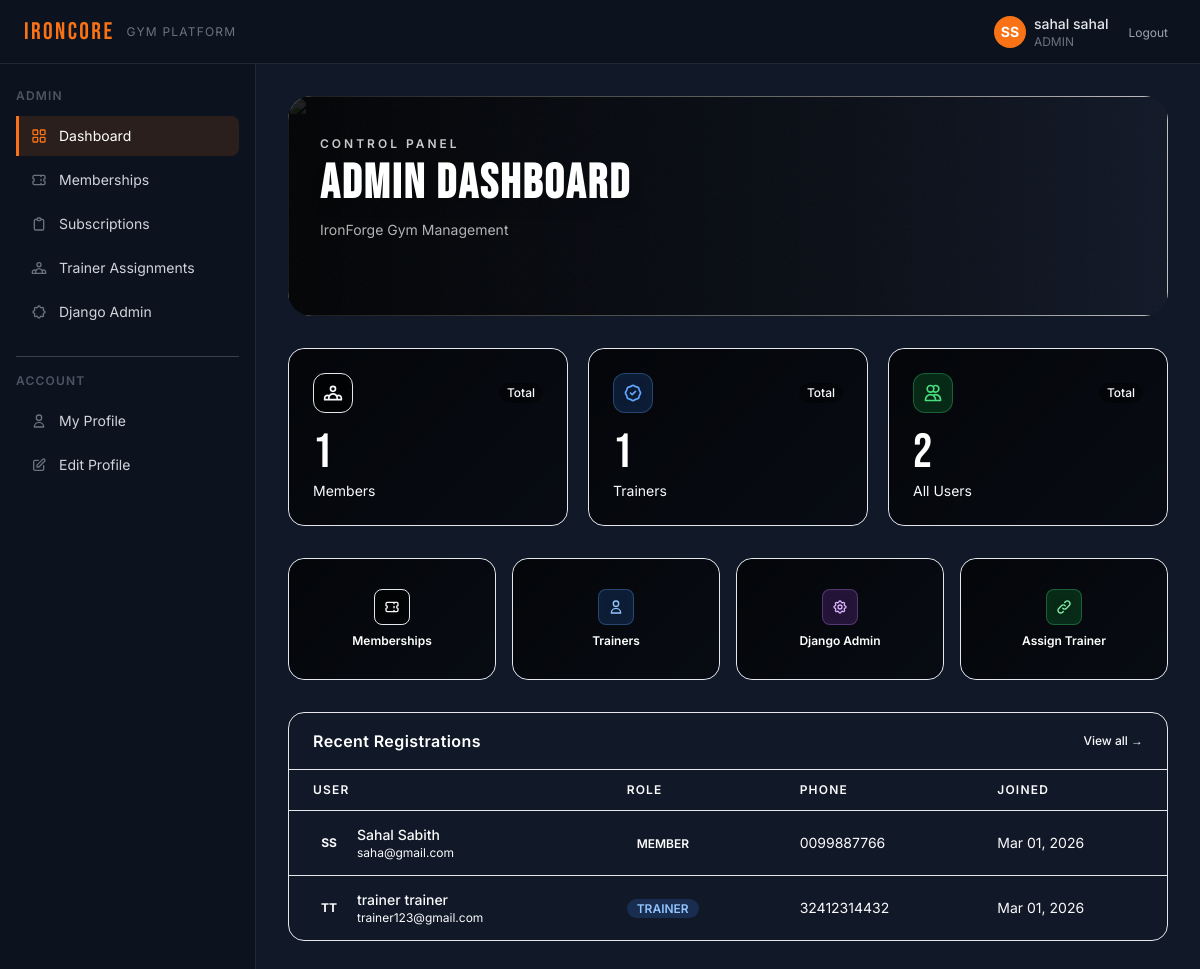
Before: /dashboard/admin/ (signed in) with the older database file.
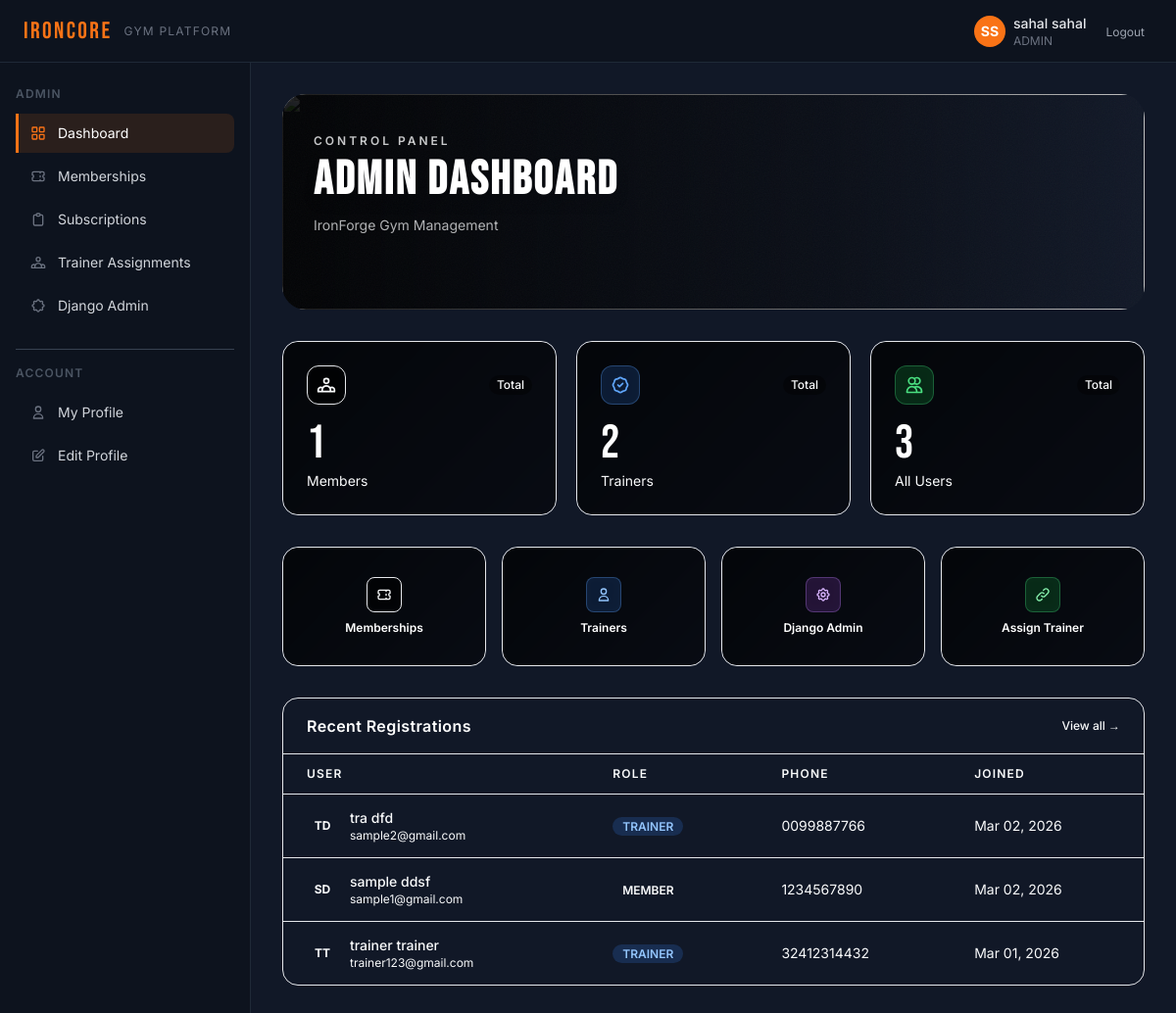
After: the same page with the newer database file.
### accounts/models.py (models this page shows, shortened)
class User(AbstractUser):
    class Role(models.TextChoices):
        ADMIN = 'ADMIN', 'Admin'
        TRAINER = 'TRAINER', 'Trainer'
        MEMBER = 'MEMBER', 'Member'
    email = models.EmailField(unique=True)
    phone_number = models.CharField(max_length=15, blank=True)
    profile_photo = models.ImageField(upload_to='profile_photos/', blank=True, null=True)
    role = models.CharField(max_length=10, choices=Role.choices, default=Role.MEMBER)
    height = models.DecimalField(max_digits=5, decimal_places=2, null=True, blank=True, help_text='Height in cm')
    weight = models.DecimalField(max_digits=5, decimal_places=2, null=True, blank=True, help_text='Weight in kg')
    fitness_goal = models.TextField(blank=True)
    USERNAME_FIELD = 'email'
    REQUIRED_FIELDS = ['username', 'first_name', 'last_name']
    def get_full_name(self):
        return f'{self.first_name} {self.last_name}'.strip() or self.email

### dashboard/views.py (the view)
# urls.py: path('admin/', views.AdminDashboardView.as_view(), name='admin'),
@method_decorator([login_required, admin_required], name='dispatch')
class AdminDashboardView(View):
    template_name = 'dashboard/admin.html'
    def get(self, request):
        context = {
            'total_members': User.objects.filter(role='MEMBER').count(),
            'total_trainers': User.objects.filter(role='TRAINER').count(),
            'recent_users': User.objects.exclude(role='ADMIN').order_by('-date_joined')[:10],
        }
        return render(request, self.template_name, context)

### dashboard/templates/dashboard/admin.html (shortened to what this page needs)
{% extends 'base.html' %}
{% block content %}
<div class="relative rounded-3xl overflow-hidden mb-8 fade-in" style="min-height:220px;">
  <div class="absolute inset-0" style="z-index:2;"></div>
  <div class="relative px-8 py-10" style="z-index:3;">
    <p class="text-iron-400 text-xs uppercase tracking-[0.25em] font-semibold mb-2 opacity-80">Control Panel</p>
    <h1 class="font-display text-5xl tracking-wider text-white font-bold drop-shadow-lg">ADMIN DASHBOARD</h1>
    <p class="text-iron-400 text-sm mt-3 opacity-70">IronForge Gym Management</p>
  </div>
</div>
<div class="grid grid-cols-1 sm:grid-cols-3 gap-5 mb-8 fade-in-2">
  <div class="relative rounded-2xl overflow-hidden border border-iron-700 hover:border-forge-500/50 transition-all" style="min-height:150px;">
    <div class="card-img-bg absolute inset-0"
         style="background-image:url('https://images.unsplash.com/photo-1571019614242-c5c5dee9f50b?w=600&auto=format&fit=crop&q=75');"></div>
    <div class="card-img-overlay"></div>
    <div class="relative z-10 p-6" style="min-height:150px;">
      <div class="flex items-center justify-between mb-4">
        <div class="w-10 h-10 bg-forge-500/20 border border-forge-400/30 rounded-xl flex items-center justify-center backdrop-blur-sm">
        </div>
        <span class="text-xs text-iron-300 font-medium bg-black/40 px-2 py-0.5 rounded-full">Total</span>
      </div>
      <p class="font-display text-5xl text-white drop-shadow">{{ total_members }}</p>
      <p class="text-iron-300 text-sm mt-1">Members</p>
    </div>
  </div>
  <div class="relative rounded-2xl overflow-hidden border border-iron-700 hover:border-blue-500/50 transition-all" style="min-height:150px;">
    <div class="card-img-bg absolute inset-0"
         style="background-image:url('https://images.unsplash.com/photo-1583454110551-21f2fa2afe61?w=600&auto=format&fit=crop&q=75');"></div>
    <div class="card-img-overlay"></div>
    <div class="relative z-10 p-6" style="min-height:150px;">
      <div class="flex items-center justify-between mb-4">
        <div class="w-10 h-10 bg-blue-500/20 border border-blue-400/30 rounded-xl flex items-center justify-center backdrop-blur-sm">
        </div>
        <span class="text-xs text-iron-300 font-medium bg-black/40 px-2 py-0.5 rounded-full">Total</span>
      </div>
      <p class="font-display text-5xl text-white drop-shadow">{{ total_trainers }}</p>
      <p class="text-iron-300 text-sm mt-1">Trainers</p>
    </div>
  </div>
  <div class="relative rounded-2xl overflow-hidden border border-iron-700 hover:border-green-500/50 transition-all" style="min-height:150px;">
    <div class="card-img-bg absolute inset-0"
         style="background-image:url('https://images.unsplash.com/photo-1526506118085-60ce8714f8c5?w=600&auto=format&fit=crop&q=75');"></div>
    <div class="card-img-overlay"></div>
    <div class="relative z-10 p-6" style="min-height:150px;">
      <div class="flex items-center justify-between mb-4">
        <div class="w-10 h-10 bg-green-500/20 border border-green-400/30 rounded-xl flex items-center justify-center backdrop-blur-sm">
          <svg class="w-5 h-5 text-green-400" fill="none" stroke="currentColor" viewBox="0 0 24 24">
            <path stroke-linecap="round" stroke-linejoin="round" stroke-width="2" d="M12 4.354a4 4 0 110 5.292M15 21H3v-1a6 6 0 0112 0v1zm0 0h6v-1a6 6 0 00-9-5.197M13 7a4 4 0 11-8 0 4 4 0 018 0z"/>
          </svg>
        </div>
        <span class="text-xs text-iron-300 font-medium bg-black/40 px-2 py-0.5 rounded-full">Total</span>
      </div>
      <p class="font-display text-5xl text-white drop-shadow">{{ total_members|add:total_trainers }}</p>
      <p class="text-iron-300 text-sm mt-1">All Users</p>
    </div>
  </div>
</div>
<div class="grid grid-cols-2 sm:grid-cols-4 gap-4 mb-8 fade-in-3">
  <a href="{% url 'memberships:admin_list' %}"
     class="relative rounded-2xl overflow-hidden border border-iron-700 hover:border-forge-500/60 transition-all group"
     style="min-height:120px;">
    <div class="card-img-bg absolute inset-0"
         style="background-image:url('https://images.unsplash.com/photo-1599058945522-28d584b6f0ff?w=400&auto=format&fit=crop&q=75');"></div>
    <div class="card-img-overlay"></div>
    <div class="relative z-10 flex flex-col items-center justify-center p-5 text-center" style="min-height:120px;">
      <div class="w-9 h-9 bg-forge-500/20 border border-forge-400/30 rounded-lg flex items-center justify-center mb-2 group-hover:bg-forge-500/40 transition-colors backdrop-blur-sm">
        <svg class="w-4 h-4 text-forge-300" fill="none" stroke="currentColor" viewBox="0 0 24 24">
          <path stroke-linecap="round" stroke-linejoin="round" stroke-width="2" d="M15 5v2m0 4v2m0 4v2M5 5a2 2 0 00-2 2v3a2 2 0 110 4v3a2 2 0 002 2h14a2 2 0 002-2v-3a2 2 0 110-4V7a2 2 0 00-2-2H5z"/>
        </svg>
      </div>
      <p class="text-xs font-semibold text-white drop-shadow">Memberships</p>
    </div>
  </a>
  <a href="{% url 'trainers:list' %}"
     class="relative rounded-2xl overflow-hidden border border-iron-700 hover:border-blue-500/60 transition-all group"
     style="min-height:120px;">
    <div class="card-img-bg absolute inset-0"
         style="background-image:url('https://images.unsplash.com/photo-1576678927484-cc907957088c?w=400&auto=format&fit=crop&q=75');"></div>
    <div class="card-img-overlay"></div>
    <div class="relative z-10 flex flex-col items-center justify-center p-5 text-center" style="min-height:120px;">
      <div class="w-9 h-9 bg-blue-500/20 border border-blue-400/30 rounded-lg flex items-center justify-center mb-2 group-hover:bg-blue-500/40 transition-colors backdrop-blur-sm">
        <svg class="w-4 h-4 text-blue-300" fill="none" stroke="currentColor" viewBox="0 0 24 24">
          <path stroke-linecap="round" stroke-linejoin="round" stroke-width="2" d="M16 7a4 4 0 11-8 0 4 4 0 018 0zM12 14a7 7 0 00-7 7h14a7 7 0 00-7-7z"/>
        </svg>
      </div>
      <p class="text-xs font-semibold text-white drop-shadow">Trainers</p>
    </div>
  </a>
  <a href="/admin/accounts/user/"
     class="relative rounded-2xl overflow-hidden border border-iron-700 hover:border-purple-500/60 transition-all group"
     style="min-height:120px;">
    <div class="card-img-bg absolute inset-0"
         style="background-image:url('https://images.unsplash.com/photo-1517836357463-d25dfeac3438?w=400&auto=format&fit=crop&q=75');"></div>
    <div class="card-img-overlay"></div>
    <div class="relative z-10 flex flex-col items-center justify-center p-5 text-center" style="min-height:120px;">
      <div class="w-9 h-9 bg-purple-500/20 border border-purple-400/30 rounded-lg flex items-center justify-center mb-2 group-hover:bg-purple-500/40 transition-colors backdrop-blur-sm">
      </div>
      <p class="text-xs font-semibold text-white drop-shadow">Django Admin</p>
    </div>
  </a>
  <a href="{% url 'trainers:assign' %}"
     class="relative rounded-2xl overflow-hidden border border-iron-700 hover:border-green-500/60 transition-all group"
     style="min-height:120px;">
    <div class="card-img-bg absolute inset-0"
         style="background-image:url('https://images.unsplash.com/photo-1605296867304-46d5465a13f1?w=400&auto=format&fit=crop&q=75');"></div>
    <div class="card-img-overlay"></div>
    <div class="relative z-10 flex flex-col items-center justify-center p-5 text-center" style="min-height:120px;">
      <div class="w-9 h-9 bg-green-500/20 border border-green-400/30 rounded-lg flex items-center justify-center mb-2 group-hover:bg-green-500/40 transition-colors backdrop-blur-sm">
        <svg class="w-4 h-4 text-green-300" fill="none" stroke="currentColor" viewBox="0 0 24 24">
          <path stroke-linecap="round" stroke-linejoin="round" stroke-width="2" d="M13.828 10.172a4 4 0 00-5.656 0l-4 4a4 4 0 105.656 5.656l1.102-1.101m-.758-4.899a4 4 0 005.656 0l4-4a4 4 0 00-5.656-5.656l-1.1 1.1"/>
        </svg>
      </div>
      <p class="text-xs font-semibold text-white drop-shadow">Assign Trainer</p>
    </div>
  </a>
</div>
<div class="bg-iron-800 border border-iron-700 rounded-2xl overflow-hidden fade-in-4">
  <div class="relative border-b border-iron-700 overflow-hidden">
    <div class="absolute inset-0"
         style="background-image:url('https://images.unsplash.com/photo-1534438327276-14e5300c3a48?w=1200&auto=format&fit=crop&q=60');background-size:cover;background-position:center 35%;opacity:0.12;"></div>
    <div class="relative px-6 py-4 flex items-center justify-between">
      <h2 class="font-semibold text-white tracking-wide">Recent Registrations</h2>
      <a href="/admin/accounts/user/" class="text-forge-400 hover:text-forge-300 text-xs font-medium transition-colors">View all →</a>
    </div>
  </div>
  <div class="overflow-x-auto">
    <table class="w-full text-sm">
      <thead>
        <tr class="border-b border-iron-700">
          <th class="text-left px-6 py-3 text-xs font-semibold text-iron-500 uppercase tracking-widest">User</th>
          <th class="text-left px-6 py-3 text-xs font-semibold text-iron-500 uppercase tracking-widest">Role</th>
          <th class="text-left px-6 py-3 text-xs font-semibold text-iron-500 uppercase tracking-widest">Phone</th>
          <th class="text-left px-6 py-3 text-xs font-semibold text-iron-500 uppercase tracking-widest">Joined</th>
        </tr>
      </thead>
      <tbody class="divide-y divide-iron-700/50">
        {% for u in recent_users %}
        <tr class="hover:bg-iron-700/30 transition-colors">
          <td class="px-6 py-3.5">
            <div class="flex items-center gap-3">
              {% if u.profile_photo %}
                <img src="{{ u.profile_photo.url }}" class="w-8 h-8 rounded-full object-cover ring-2 ring-iron-600">
              {% else %}
                <div class="w-8 h-8 rounded-full bg-iron-600 flex items-center justify-center text-xs font-bold text-iron-300">
                  {{ u.first_name|first|upper }}{{ u.last_name|first|upper }}
                </div>
              {% endif %}
              <div>
                <p class="font-medium text-iron-100">{{ u.get_full_name }}</p>
                <p class="text-iron-500 text-xs">{{ u.email }}</p>
              </div>
            </div>
          </td>
          <td class="px-6 py-3.5">
            <span class="px-2.5 py-0.5 rounded-full text-xs font-semibold
              {% if u.role == 'ADMIN' %}bg-purple-500/20 text-purple-300
              {% elif u.role == 'TRAINER' %}bg-blue-500/20 text-blue-300
              {% else %}bg-forge-500/20 text-forge-300{% endif %}">
              {{ u.role }}
            </span>
          </td>
          <td class="px-6 py-3.5 text-iron-400">{{ u.phone_number|default:'—' }}</td>
          <td class="px-6 py-3.5 text-iron-400">{{ u.date_joined|date:"M d, Y" }}</td>
        </tr>
        {% empty %}
        <tr>
          <td colspan="4" class="px-6 py-10 text-center text-iron-500">No users yet.</td>
        </tr>
        {% endfor %}
      </tbody>
    </table>
  </div>
</div>
{% endblock %}

### templates/partials/navbar.html (shortened to what this page needs)
<nav class="fixed top-0 left-0 right-0 z-50 flex items-center justify-between px-4 md:px-6 h-16"
     style="background:#0d131e; border-bottom:1px solid #1f2937;">
    <div class="flex items-center gap-3">
        <span class="font-display text-2xl tracking-widest text-brand">IRONCORE</span>
        <span class="hidden sm:inline text-xs text-gray-500 uppercase tracking-widest">Gym Platform</span>
    </div>
    <div class="flex items-center gap-3">
        <div class="hidden sm:flex items-center gap-2">
            {% if request.user.profile_photo %}
                <img src="{{ request.user.profile_photo.url }}" alt="avatar"
                     class="w-8 h-8 rounded-full object-cover ring-2 ring-brand">
            {% else %}
                <div class="w-8 h-8 rounded-full bg-brand flex items-center justify-center text-sm font-bold text-white">
                    {{ request.user.first_name|first|upper }}{{ request.user.last_name|first|upper }}
                </div>
            {% endif %}
            <div class="leading-tight">
                <p class="text-sm font-medium text-gray-200">{{ request.user.get_full_name }}</p>
                <p class="text-xs text-gray-500">{{ request.user.role }}</p>
            </div>
        </div>
        <form method="post" action="{% url 'accounts:logout' %}">
            <button type="submit" class="text-xs text-gray-400 hover:text-brand transition-colors px-2 py-1 rounded">
                Logout
            </button>
        </form>
    </div>
</nav>

Changed rows visible on the page:
no longer on this page (row edited): User: first_name|first "S", last_name|first "S", get_full_name "Sahal Sabith", email "saha@gmail.com", role "MEMBER", phone_number "0099887766", date_joined "Mar 01, 2026"
added User: first_name|first "T", last_name|first "D", get_full_name "tra dfd", email "sample2@gmail.com", role "TRAINER", phone_number "0099887766", date_joined "Mar 02, 2026"
added User: first_name|first "S", last_name|first "D", get_full_name "sample ddsf", email "sample1@gmail.com", role "MEMBER", phone_number "1234567890", date_joined "Mar 02, 2026"
Other visible differences:
{{ total_trainers }}: "1" → "2"
{{ total_members|add:total_trainers }}: "2" → "3"
